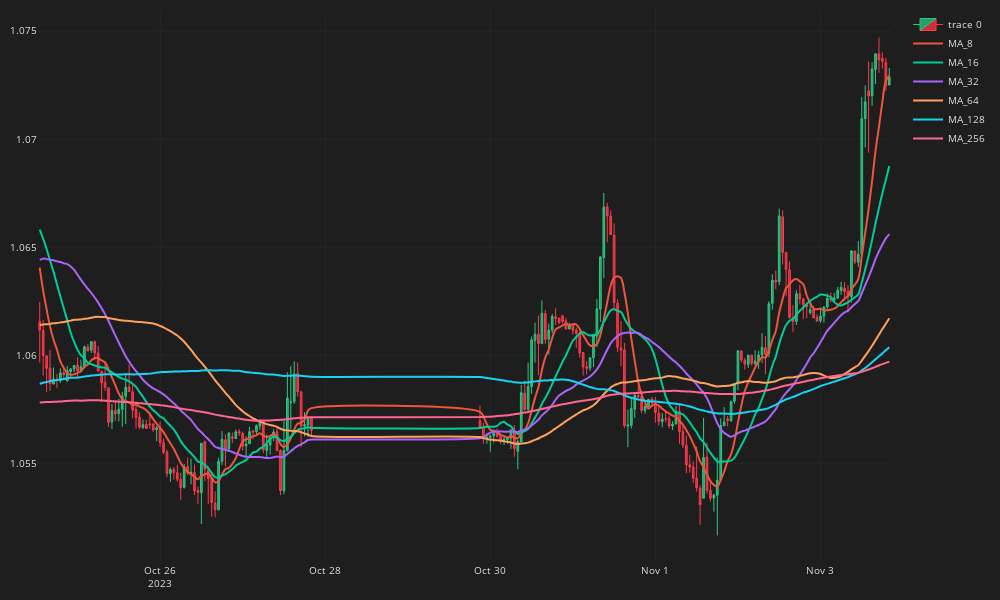

The notebook cell this image was saved under:
### Code cell
fig = go.Figure()
fig.add_trace(go.Candlestick(
    x=df_plot.time, open=df_plot.mid_o, high=df_plot.mid_h, low=df_plot.mid_l, close=df_plot.mid_c,
    line=dict(width=1), opacity=1,
    increasing_fillcolor='#24A06B',
    decreasing_fillcolor="#CC2E3C",
    increasing_line_color='#2EC886',  
    decreasing_line_color='#FF3A4C'
))
for ma in ma_list:
    col = f"MA_{ma}"
    fig.add_trace(go.Scatter(x=df_plot.time, 
        y=df_plot[col],
        line=dict(width=2),
        line_shape='spline',
        name=col
        ))


fig.update_layout(width=1000,height=600,
    margin=dict(l=10,r=10,b=10,t=10),
    font=dict(size=10,color="#e1e1e1"),
    paper_bgcolor="#1e1e1e",
    plot_bgcolor="#1e1e1e")
fig.update_xaxes(
    gridcolor="#1f292f",
    showgrid=True,fixedrange=True,rangeslider=dict(visible=False)
)
fig.update_yaxes(
    gridcolor="#1f292f",
    showgrid=True
)
fig.show()

### Figure 1 — Plotly figure (JSON) as saved in the notebook; plotly's stock layout.template omitted (floating-point values rounded to 4 significant figures; data arrays with more than 128 entries replaced by an {"elided": "..."} marker saying what was removed)
{"data": [{"close": {"elided": "200 float values"}, "decreasing": {"fillcolor": "#CC2E3C", "line": {"color": "#FF3A4C"}}, "high": {"elided": "200 float values"}, "increasing": {"fillcolor": "#24A06B", "line": {"color": "#2EC886"}}, "line": {"width": 1}, "low": {"elided": "200 float values"}, "opacity": 1, "open": {"elided": "200 float values"}, "type": "candlestick", "x": {"elided": "200 str values"}}, {"line": {"shape": "spline", "width": 2}, "name": "MA_8", "type": "scatter", "x": {"elided": "200 str values"}, "y": {"elided": "200 float values"}}, {"line": {"shape": "spline", "width": 2}, "name": "MA_16", "type": "scatter", "x": {"elided": "200 str values"}, "y": {"elided": "200 float values"}}, {"line": {"shape": "spline", "width": 2}, "name": "MA_32", "type": "scatter", "x": {"elided": "200 str values"}, "y": {"elided": "200 float values"}}, {"line": {"shape": "spline", "width": 2}, "name": "MA_64", "type": "scatter", "x": {"elided": "200 str values"}, "y": {"elided": "200 float values"}}, {"line": {"shape": "spline", "width": 2}, "name": "MA_128", "type": "scatter", "x": {"elided": "200 str values"}, "y": {"elided": "200 float values"}}, {"line": {"shape": "spline", "width": 2}, "name": "MA_256", "type": "scatter", "x": {"elided": "200 str values"}, "y": {"elided": "200 float values"}}], "layout": {"font": {"color": "#e1e1e1", "size": 10}, "height": 600, "margin": {"b": 10, "l": 10, "r": 10, "t": 10}, "paper_bgcolor": "#1e1e1e", "plot_bgcolor": "#1e1e1e", "width": 1000, "xaxis": {"fixedrange": true, "gridcolor": "#1f292f", "rangeslider": {"visible": false}, "showgrid": true}, "yaxis": {"gridcolor": "#1f292f", "showgrid": true}}}
